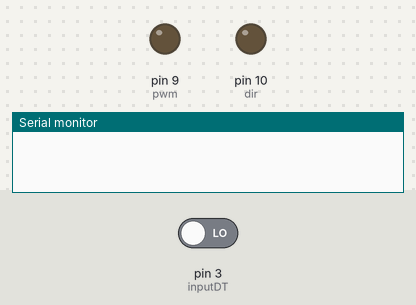
Bench run of a sketch on a simulated Arduino Uno, built with avr-gcc and run on an emulated ATmega328P. Parts: output pins drawn as LEDs (lit = HIGH), the last lines printed to the serial monitor. The inputs (shaded band) are chosen by the test bench; at power-on: pin 3 (inputDT) LOW.

Above: at 0.05 s.
At 3.15 s:
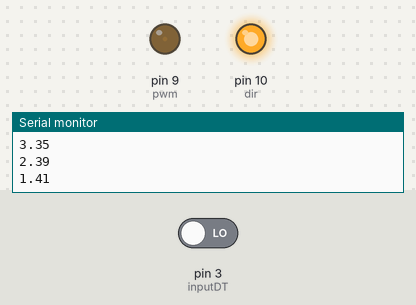
At 6.3 s:
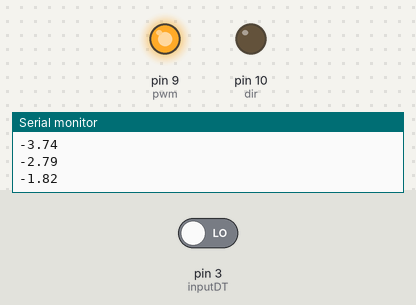
Timing chart, 0 to 8.2 s (numbered marks = the images above):
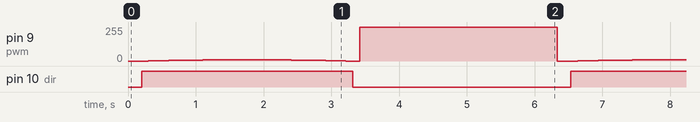

Measured:
- by itself, pin 10 (dir): alternates HIGH for 3.1 s and LOW for 3.2 s

The sketch:

Open-loop_kangaroo.ino
```cpp
const int pwm = 9;
const int dir = 10;
const int inputCLK = 4;
const int inputDT = 3;
int pinAstateCurrent = LOW;                // Current state of Pin A
int pinAStateLast = pinAstateCurrent;
String encdir ="";
double deflection = 0;
int counter = 0;

void setup() {
  // put your setup code here, to run once:
  pinMode(pwm,OUTPUT);
  pinMode(dir,OUTPUT);
  pinMode (inputCLK,INPUT);
  pinMode (inputDT,INPUT);
  Serial.begin(9600);
  attachInterrupt(digitalPinToInterrupt(inputDT), update, CHANGE);
}

void update() {

  /* WARNING: For this example I've used Serial.println within the interrupt callback. The Serial
   * library already uses interrupts which could cause errors. Therefore do not use functions
   * of the Serial libray in your interrupt callback.
   */

  // ROTATION DIRECTION
  pinAstateCurrent = digitalRead(inputCLK);    // Read the current state of Pin A

  // If there is a minimal movement of 1 step
  if ((pinAStateLast == LOW) && (pinAstateCurrent == HIGH)) {

    if (digitalRead(inputDT) == HIGH) {      // If Pin B is HIGH
      counter++;
      deflection = counter*1.8/12.0;
      Serial.println(deflection);
    } else {
      counter--;
      deflection = counter*1.8/12.0;
      Serial.println(deflection);
    }

  }

  pinAStateLast = pinAstateCurrent;        // Store the latest read value in the currect state variable

}

void loop() {
  // put your main code here, to run repeatedly:
 for(int x=0;x<63;x++)
 {
  float y = float(x)/10;
  delay(100);
 if(y>0 && y<3.14)
 {
  digitalWrite(dir,HIGH);
 }
 else
 {
  digitalWrite(dir,LOW);
 }
  analogWrite(pwm,10*sin(y));
  //Serial.print("Wave: ");
  Serial.println(10*sin(y));
  //Serial.print("Deflection: ");
  //Serial.print(deflection);
 }
}
```
